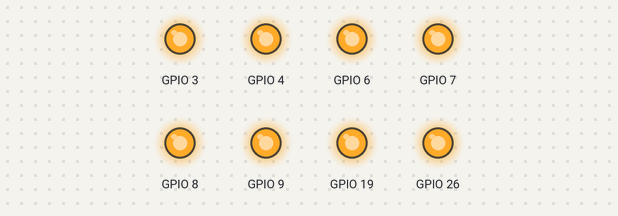
Simulated run of this program. Board: Raspberry Pi (BCM pin numbers). Parts: output pins drawn as LEDs (lit = HIGH).

Above: at 1.5 s.
At 4.5 s:
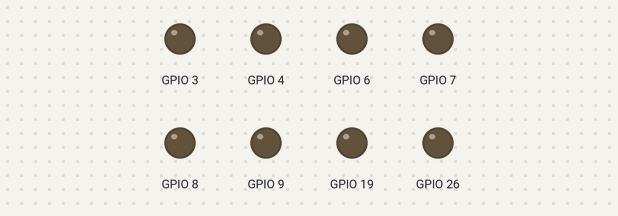
At 7.5 s:
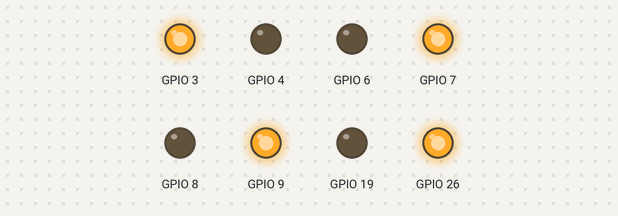
At 10.5 s:
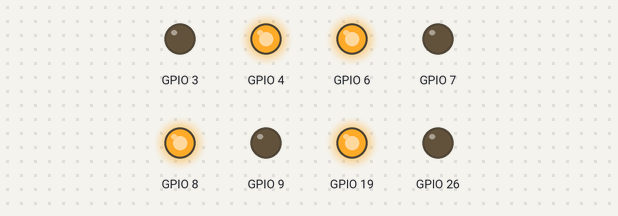
Timing chart, 0 to 15.6 s (numbered marks = the images above):
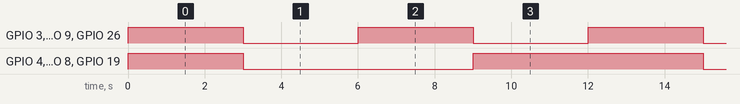

Measured:
- by itself, GPIO 3, GPIO 7, GPIO 9, GPIO 26: alternates HIGH for 3.0 s and LOW for 3.0 s
- by itself, GPIO 4, GPIO 6, GPIO 8, GPIO 19: repeats every 12.0 s: LOW 6.0 s, HIGH 6.0 s
- by itself, everything shown: repeats every 12.0 s, in 4 steps

The program:

Raspberry_LED.py
```python
import RPi.GPIO as GPIO
import time
GPIO.setwarnings(False)
GPIO.setmode(GPIO.BCM)


GPIO.setup(4,GPIO.OUT)
GPIO.setup(3,GPIO.OUT)
GPIO.setup(19,GPIO.OUT)
GPIO.setup(26,GPIO.OUT)
GPIO.setup(6,GPIO.OUT)
GPIO.setup(7,GPIO.OUT)
GPIO.setup(8,GPIO.OUT)
GPIO.setup(9,GPIO.OUT)
while True:
	GPIO.output(4, GPIO.HIGH)
	GPIO.output(3, GPIO.HIGH)
	GPIO.output(19, GPIO.HIGH)
	GPIO.output(26, GPIO.HIGH)
	GPIO.output(6, GPIO.HIGH)
	GPIO.output(7, GPIO.HIGH)
	GPIO.output(8, GPIO.HIGH)
	GPIO.output(9, GPIO.HIGH)
	time.sleep(3)
	GPIO.output(4, GPIO.LOW)
	GPIO.output(3, GPIO.LOW)
	GPIO.output(19, GPIO.LOW)
	GPIO.output(26, GPIO.LOW)
	GPIO.output(6, GPIO.LOW)
	GPIO.output(7, GPIO.LOW)
	GPIO.output(8, GPIO.LOW)
	GPIO.output(9, GPIO.LOW)
	time.sleep(3)


	GPIO.output(3, GPIO.HIGH)
	GPIO.output(26, GPIO.HIGH)
	GPIO.output(7, GPIO.HIGH)
	GPIO.output(9, GPIO.HIGH)
	time.sleep(3)
	GPIO.output(4, GPIO.HIGH)
	GPIO.output(3, GPIO.LOW)
	GPIO.output(19, GPIO.HIGH)
	GPIO.output(26, GPIO.LOW)
	GPIO.output(6, GPIO.HIGH)
	GPIO.output(7, GPIO.LOW)
	GPIO.output(8, GPIO.HIGH)
	GPIO.output(9, GPIO.LOW)
	time.sleep(3)
```
